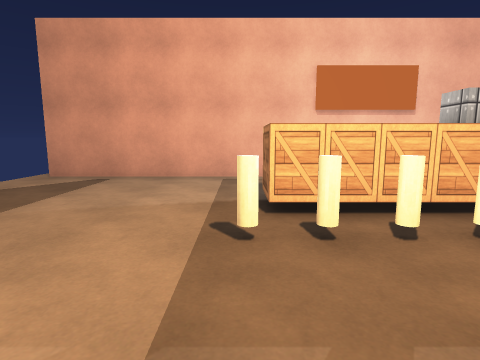
view 1 (above)

12 first-person views from a walk through a 3-D level made in the Unity game engine. The camera is 1.3 m above the floor, tilts 8° down and sees 80° across. Doors are open. The floor is counted in squares, 1 m on a side. Each view is taken from the middle of a square. On the plan, view 1 faces up. The plan holds only what a view shows up to about 13 squares ahead; the rest is blank. Surface patterns are stand-ins for the level's own textures.

view 2
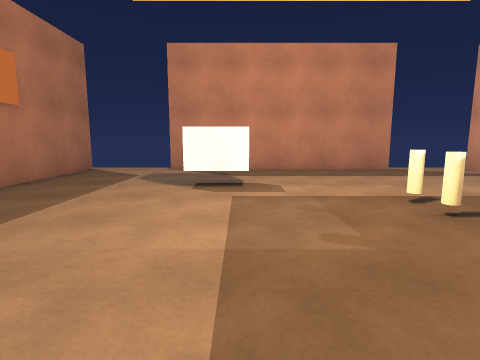

view 3
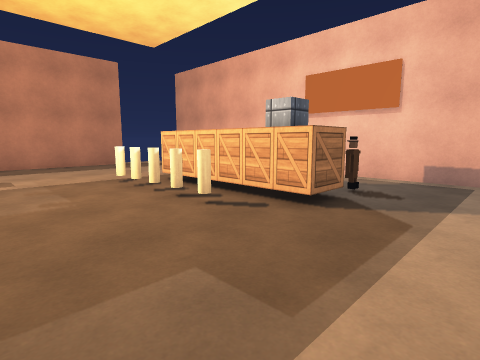

view 4
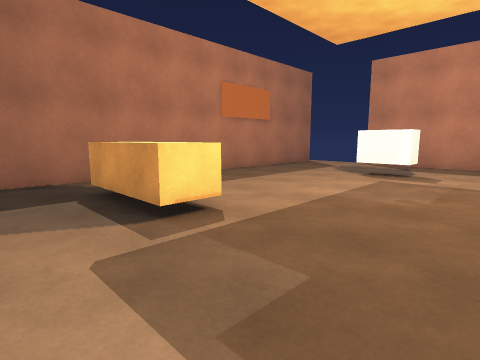

view 5
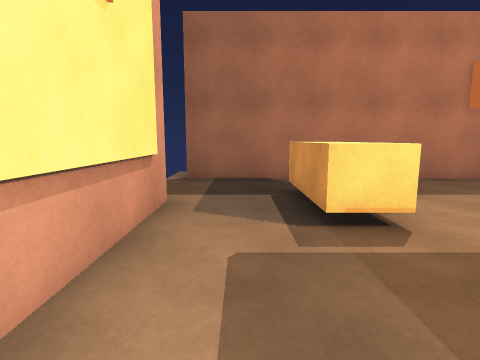

view 6
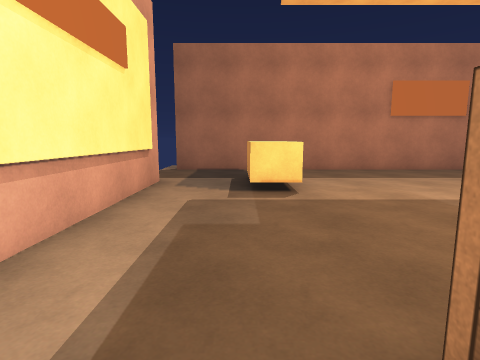

view 7
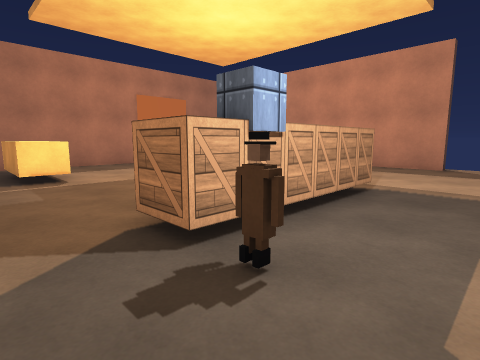

view 8
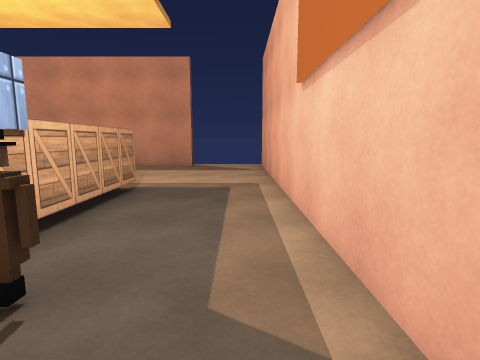

view 9
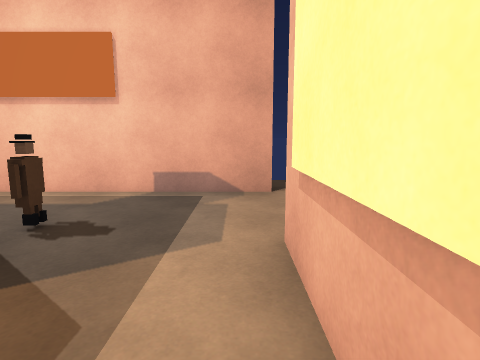

view 10
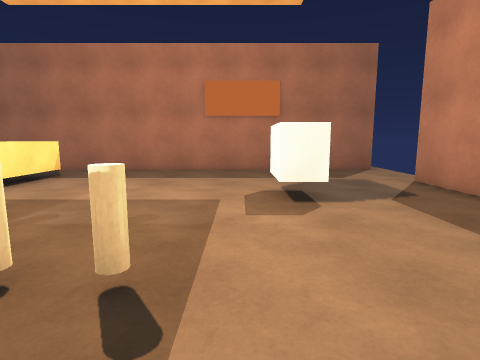

view 11
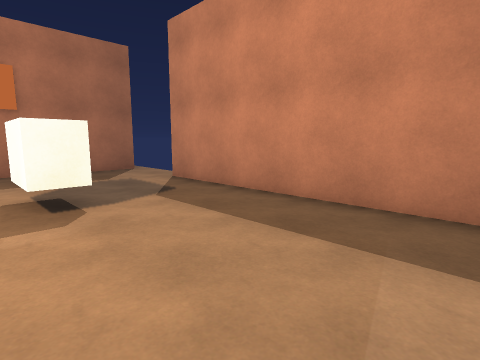

view 12
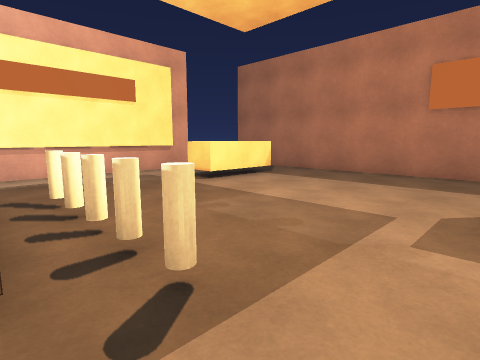

### Floor plan
Points are (right, up) in squares from view 1. A wall is a line through its corners. A room is listed if a view was taken in it or the views show most of it. See-through windows are left out.
Room 1 (views 1, 2, 3, 4, 5, 6, 7, 8, 9, 10, 11, 12)
walls: (0.5, 4.9) (0.5, 6.3) (6.1, 6.3) (6.1, 4.9) (0.5, 4.9); (5.4, -4.2) (5.4, -1) (6.7, -1) (6.7, -4.2); (9.5, -3.1) (9.5, 6.6); (-7.1, 6.6) (-6.6, 6.6) (-6.6, -3.1); (-6.9, -6.6) (9.9, -6.6); (9.9, 10.1) (-6.9, 10.1)
ways out: open door at (-5.5, 1.5); gap at (-7, -7); gap at (10, -7)
objects: other object (-3, -1) to (-2, 0); other object (0, 4); other object (1, 4); other object (2, 4); other object (3, 4); other object (4, 4); other object (6, 7)

Where each view was taken, in squares from view 1:
view 1: 0 up, 0 right, facing up
view 2: 0 up, 6 right, facing left
view 3: 0 up, 9 right, facing up-left
view 4: 3 up, 9 right, facing down-left
view 5: 3 up, 8 right, facing down
view 6: 6 up, 7 right, facing down
view 7: 9 up, 8 right, facing down-left
view 8: 9 up, 8 right, facing left
view 9: 3 up, 9 right, facing up
view 10: 6 up, 1 left, facing down
view 11: 6 up, 1 left, facing down-left
view 12: 5 up, 2 left, facing down-right
